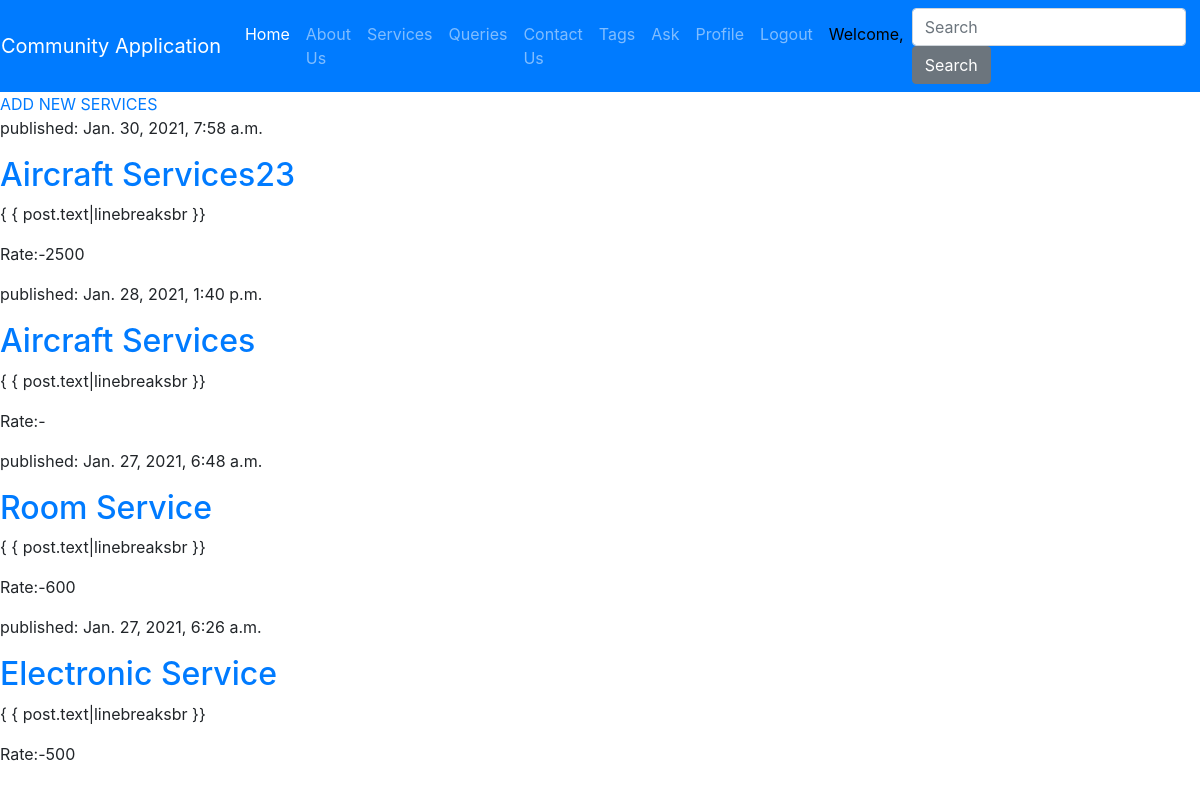
/community/post_list, run on the app's committed database.
### community/models.py (models this page shows, shortened)
class Post(models.Model):
    Nmae_of_service_provider=models.ForeignKey(settings.AUTH_USER_MODEL, on_delete=models.CASCADE)
    title=models.CharField(max_length=200)
    text=models.TextField()
    Price=models.CharField(max_length=200)
    Contact_number=models.CharField(max_length=100)
    created_date=models.DateTimeField(default=timezone.now)
    published_date=models.DateTimeField(blank=True, null=True)

### community/views.py (the view)
# urls.py: path('post_list', views.post_list, name='post_list'),
def post_list(request):
    posts=Post.objects.filter(published_date__lte=timezone.now()).order_by('-published_date')
    return render(request,'post_list.html',{'posts':posts})

### community/templates/post_list.html (shortened to what this page needs)
{% extends 'dashboard.html' %}
{% block content %}
<a href="{% url 'post_new' %}" class="top-menu">ADD NEW SERVICES</a>
        {% for post in posts %}
            <div>
                <p>published: {{ post.published_date }}</p>
                <h2><a href="{% url 'post_detail' pk=post.pk %}">{{ post.title }}</a></h2>
                <p>{ { post.text|linebreaksbr }}</p>
                <p>Rate:-{{ post.Price }}</p>
            </div>
        {% endfor %}
{% endblock %}

### data on the page
Post: published_date "Jan. 30, 2021, 7:58 a.m.", title "Aircraft Services23", Price "2500"
Post: published_date "Jan. 28, 2021, 1:40 p.m.", title "Aircraft Services"
Post: published_date "Jan. 27, 2021, 6:48 a.m.", title "Room Service", Price "600"
Post: published_date "Jan. 27, 2021, 6:26 a.m.", title "Electronic Service", Price "500"
